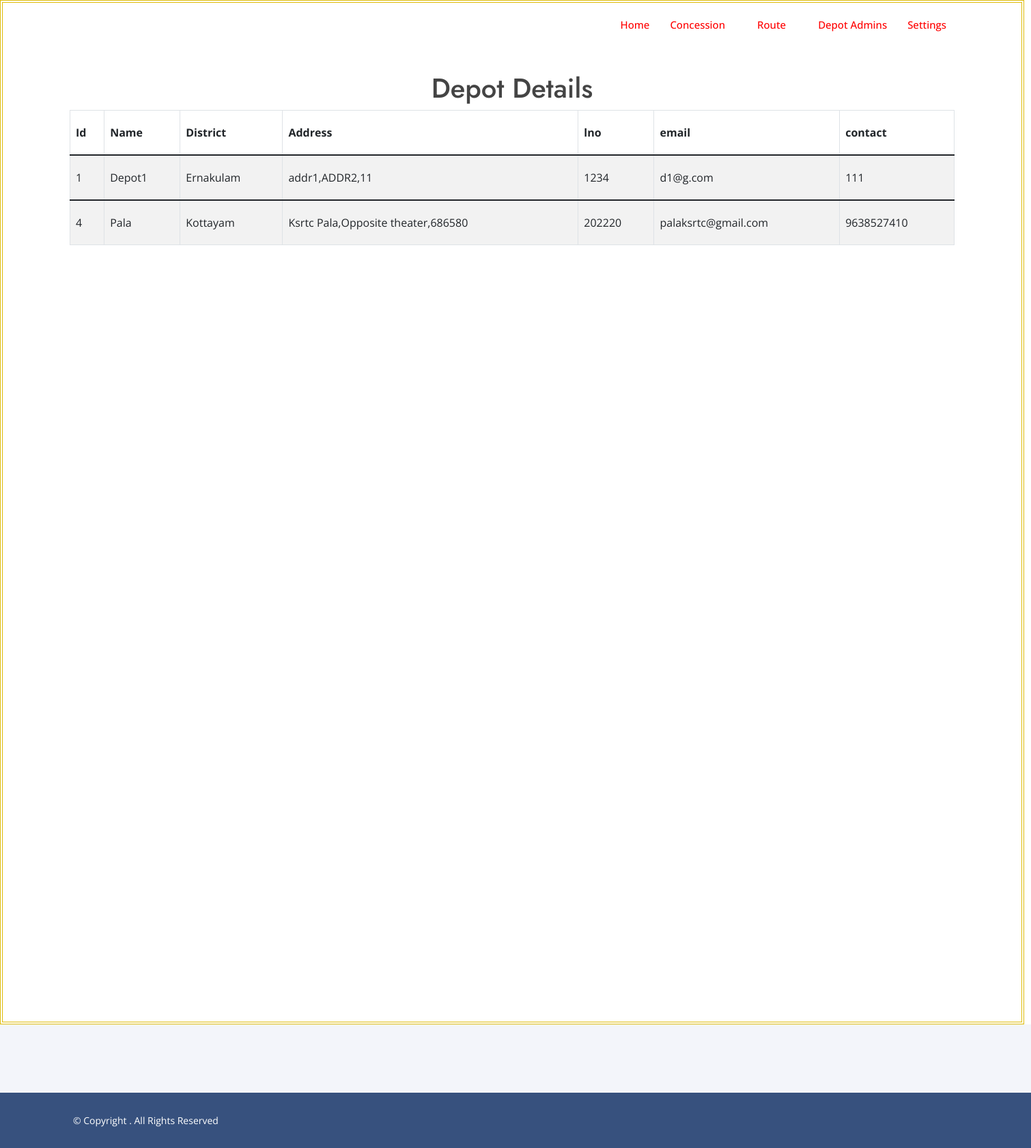
The page /depot_depot_master_view on the database its author committed.
### myapp/models.py (models this page shows)
class depot_master(models.Model):
    user_id = models.IntegerField()
    dpname = models.CharField(max_length=100)
    dist = models.CharField(max_length=100)
    adr1 = models.CharField(max_length=300)
    adr2= models.CharField(max_length=300)
    pin = models.CharField(max_length=10)
    ph = models.CharField(max_length=20)
    email = models.CharField(max_length=100)
    lno = models.CharField(max_length=100)
    status = models.CharField(max_length=10)

### myapp/views.py (the view)
# urls.py: path('depot_depot_master_view', views.depot_depot_master_view, name='depot_depot_master_view'),
def depot_depot_master_view(request):
    dp_l = depot_master.objects.all()
    context = {'depot_list':dp_l}
    return render(request, './myapp/depot_depot_master_view.html', context)

### myapp/templates/myapp/depot_depot_master_view.html (shortened to what this page needs)
{% extends 'myapp/depot_base1.html' %}
{% load static %}
{% block body %}
<center>
    <h1>Depot Details</h1>
    <div class="container">
    <form role="form" name="frm" action="" method="post">
        <table class="table table-striped table-bordered">
            <thead>
            <tr>
                <th>Id</th>
                <th>Name</th>
                <th>District</th>
                <th>Address</th>
                <th>lno</th>
                <th>email</th>
                <th>contact</th>
            </tr>
            </thead>
            {% for pd in depot_list %}
            <tbody>
            <tr>
                <td>{{ pd.id }}</td>
                <td>{{ pd.dpname }}</td>
                <td>{{ pd.dist }}</td>
                <td>{{ pd.adr1 }},{{ pd.adr2 }},{{ pd.pin }}</td>
                <td>{{ pd.lno }}</td>
                <td>{{ pd.email }}</td>
                <td>{{ pd.ph }}</td>
            </tr>
            <tbody>
            {% endfor %}
        </table>
    </form>
    </div>
</center>
{% endblock %}

### myapp/static/myapp/assets/css/style.css (style rules this page uses)
body { font-family: "Open Sans", sans-serif; color: #444444; }
h1, h2, h3, h4, h5, h6 { font-family: "Jost", sans-serif; }

### rows shown on the page
depot_master: id "1", dpname "Depot1", dist "Ernakulam", adr1 "addr1", adr2 "ADDR2", pin "11", lno "1234", email "d1@g.com", ph "111"
depot_master: id "4", dpname "Pala", dist "Kottayam", adr1 "Ksrtc Pala", adr2 "Opposite theater", pin "686580", lno "202220", email "palaksrtc@gmail.com", ph "9638527410"
